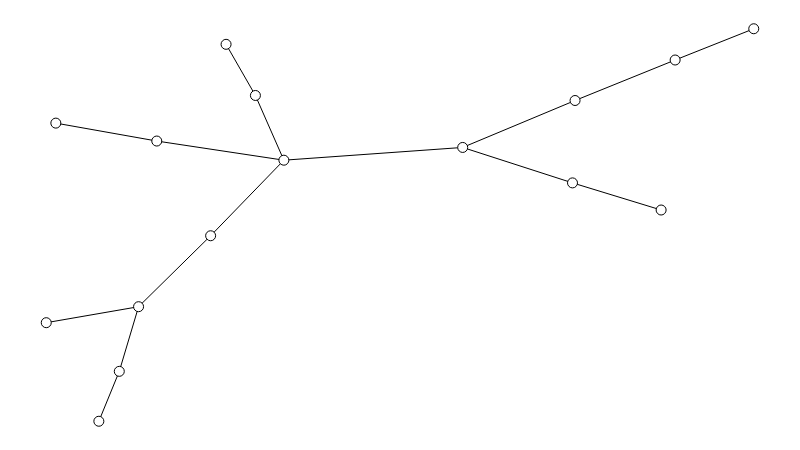

The notebook cell this image was saved under:
### Markdown cell above
## Caminhos relativamente curtos

Primeiramente, precisamos evitar caracterizações baseadas em algum "número mágico" como [seis](https://en.wikipedia.org/wiki/Six_degrees_of_separation). A diferença entre os comprimentos médios obtidos pelo Milgram e os comprimentos médios obtidos do Spotify exigem uma caracterização mais genérica.

Informalmente, a definição de pequeno mundo já foi estabelecida: um grafo cujos caminhos são *relativamente curtos*. Nosso objetivo é formalizar o suficiente essa definição para poder usá-la em um teste de hipótese.

Um primeiro passso natural é tentar visualizar uma rede pequeno mundo para obter *insights* sobre a "cara" dela.

Nas lousinhas, as duplas Graicer/Tirta e Fred/Rapha apresentaram propostas baseadas em *árvore*. Uma árvore é uma *rede conexa sem circuitos*, ou seja, é um grafo com as seguintes propriedades:

* entre quaisquer dois nós, existe um caminho;
* esse caminho é o único entre esses nós.

O módulo *NetworkX* possui uma função pronta para gerar uma árvore aleatória com dado número de nós.

### Code cell
# Gera uma árvore aleatória.
g = nx.random_tree(NUM_NODES)

# Atribui posições aos nós.
sn.set_spring_positions(g)

# Mostra o grafo.
show_graph(g)

### Figure 1 — Plotly figure (JSON) as saved in the notebook; plotly's stock layout.template omitted (floating-point values rounded to 4 significant figures)
{"data": [{"hoverinfo": "none", "line": {"color": "rgb(0, 0, 0)", "width": 1}, "mode": "lines", "type": "scatter", "uid": "9031a57a-aa02-11e8-bcaa-e094670fd0e3", "x": [0, 0.1305, null, 0.07435, 0.1032, null, 0.8691, 0.7438, null, 0.01355, 0.1562, null, 1, 0.8889, null, 0.1032, 0.1305, null, 0.2542, 0.2956, null, 0.1562, 0.3359, null, 0.8889, 0.7474, null, 0.5886, 0.7474, null, 0.5886, 0.7438, null, 0.5886, 0.3359, null, 0.2323, 0.1305, null, 0.2323, 0.3359, null, 0.3359, 0.2956, null], "y": [0.2511, 0.2919, null, 0, 0.1272, null, 0.5382, 0.6073, null, 0.7596, 0.7139, null, 1, 0.9204, null, 0.1272, 0.2919, null, 0.9603, 0.83, null, 0.7139, 0.6651, null, 0.9204, 0.8172, null, 0.6976, 0.8172, null, 0.6976, 0.6073, null, 0.6976, 0.6651, null, 0.4726, 0.2919, null, 0.4726, 0.6651, null, 0.6651, 0.83, null]}, {"hoverinfo": "none", "marker": {"color": "rgb(255, 255, 255)", "line": {"color": "rgb(0, 0, 0)", "width": 1}, "size": 10}, "mode": "markers+text", "text": [], "textfont": {"color": "rgb(0, 0, 0)"}, "textposition": "middle center", "type": "scatter", "uid": "9031a57b-aa02-11e8-bcaa-e094670fd0e3", "x": [0, 0.07435, 0.8691, 0.01355, 1, 0.1032, 0.2542, 0.1562, 0.8889, 0.5886, 0.7474, 0.2323, 0.3359, 0.1305, 0.7438, 0.2956], "y": [0.2511, 0, 0.5382, 0.7596, 1, 0.1272, 0.9603, 0.7139, 0.9204, 0.6976, 0.8172, 0.4726, 0.6651, 0.2919, 0.6073, 0.83]}], "layout": {"height": 450, "margin": {"b": 0, "l": 0, "r": 0, "t": 0}, "showlegend": false, "width": 800, "xaxis": {"showgrid": false, "showticklabels": false, "zeroline": false}, "yaxis": {"showgrid": false, "showticklabels": false, "zeroline": false}}}
